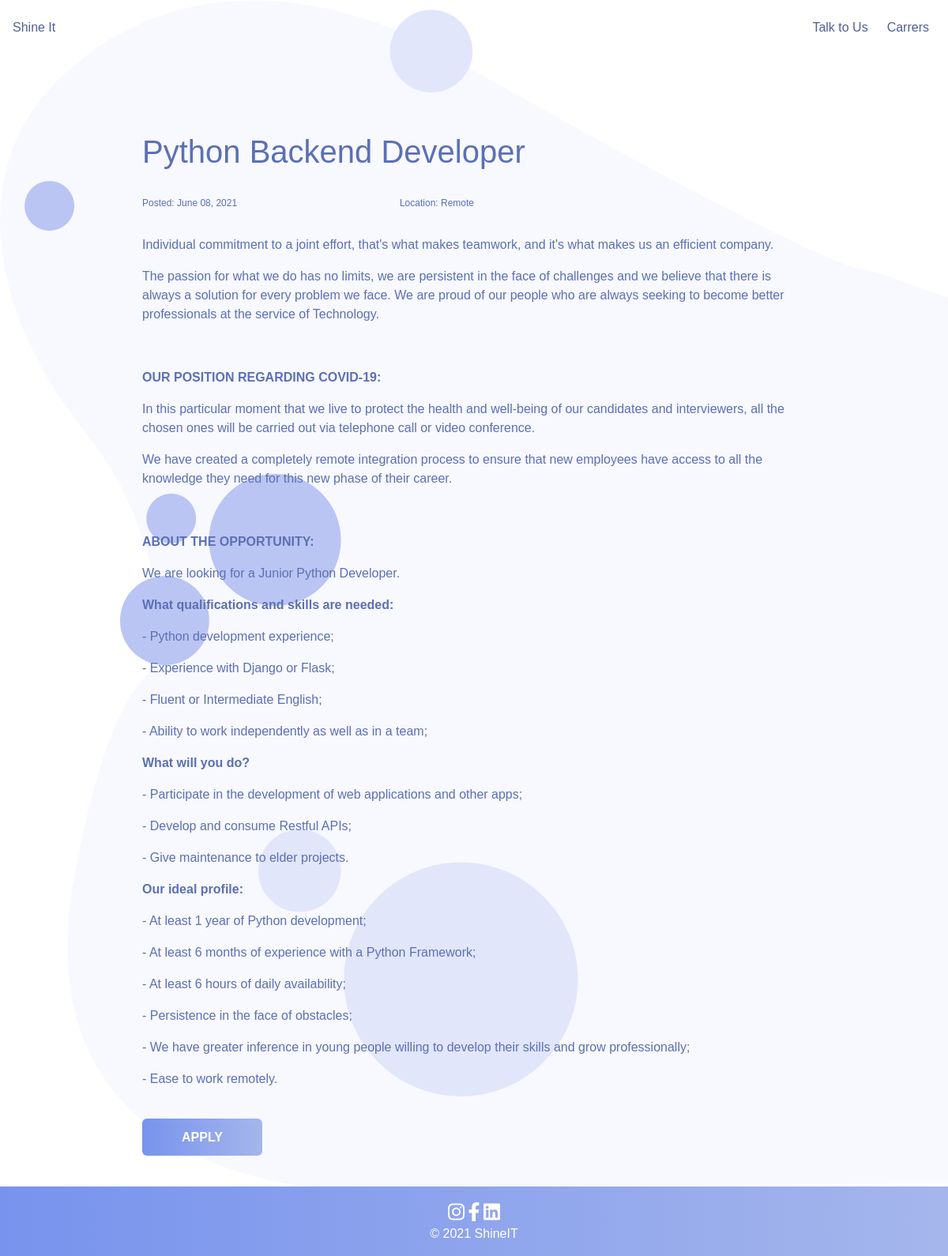
The page /job/5 on the database its author committed.
### itsite/models.py (models this page shows, shortened)
class Post(models.Model):
    title = models.CharField(max_length=100)
    content = RichTextField(blank=False, null=False)
    date_posted = models.DateTimeField(default=timezone.now)
    author = models.ForeignKey(User, on_delete=models.CASCADE)

### itsite/views.py (the view)
# urls.py: path('job/<int:pk>', job, name="job"),
def job(request, pk):
    job = Post.objects.get(pk=pk)
    return render(request, 'itsite/job.html', {'job': job})

### itsite/templates/itsite/job.html (shortened to what this page needs)
{% extends 'itsite/index.html' %}
{% block content %}
<div class="custom-container">
    <div class="job">
        <br>
        <br>
        <h1>{{ job.title }}</h1>
        <br>
        <div class="flex">
            <p class="jobs-date">Posted: {{ job.date_posted|date:"F d, Y" }}</p>
            <p class="jobs-date">Location: Remote</p>
        </div>
        <p>{{ job.content|safe }}</p>
        <div class="ctadiv">
            <a class="cta cta2" href="{% url 'apply' %}">APPLY</a>
        </div>
    </div>
</div>
{% endblock %}

### itsite/static/itsite/css/navbar.css (style rules this page uses)
a { color: #4F6096; text-decoration: none; }

### itsite/static/itsite/css/styles.css (style rules this page uses)
html, body { margin: 0; padding: 0; width: 100%; height: auto; font-family: "Circular", Arial, Helvetica, sans-serif; overflow-x: hidden; color: #5B70B4; background-image: url(../img/PNG/Backgrounds/bg2.png); }
a { text-decoration: none; }
.cta { border-radius: 6px; padding-right: 50px; padding-left: 50px; padding-top: 15px; padding-bottom: 15px; font-weight: bold; }
.cta2 { border: none; background-image: linear-gradient(90deg, #7793ED, #A5B6EC); color: white; }
.custom-container { width: 70%; margin: 0 auto; }
.job, .jobs { margin-top: 50px; }
.jobs-date { font-size: 12px; }
.flex { display: flex; justify-content: space-between; width: 50%; }
.ctadiv { margin-top: 50px; margin-bottom: 50px; }

### rows shown on the page
Post: title "Python Backend Developer", date_posted "June 08, 2021", content "Individual commitment to a joint effort, that's what makes teamwork, and it's what makes us an efficient company. The passion for what we do has no limits, we are persistent in the face of challenges and we believe that there is always a solution for every problem we face. We are proud of our people who are always seeking to become better professionals at the service of Technology. OUR POSITION REGARDING COVID-19: In this particular moment that we live to protect the health and well-being of our candidates and interviewers, all the chosen ones will be carried out via telephone call or video conference. We have created a completely remote integration process to ensure that new employees have…"
